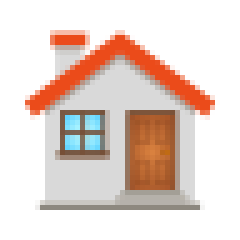
#> input picture assets/images/home.png, 48 x 48 px (shown 5 times larger)
$ python hospitals.py
#> lines starting #> are read from the running program, lines starting #| are printed output that depends on the picture
import random


class Space:
    def __init__(self, height, width, num_hospitals):
        """Create a new state space with given dimensions."""
        self.height = height
        self.width = width
        self.num_hospitals = num_hospitals
        self.houses = set()
        self.hospitals = set()

    def add_house(self, row, col):
        """Add a house at a particular location in state space."""
        self.houses.add((row, col))

    def available_spaces(self):
        """Returns all cells not currently used by a house or hospital."""

        # Consider all possible cells
        candidates = set(
            (row, col)
            for row in range(self.height)
            for col in range(self.width)
        )

        # Remove all houses and hospitals
        for house in self.houses:
            candidates.remove(house)
        for hospital in self.hospitals:
            candidates.remove(hospital)
        return candidates

    def hill_climb(self, maximum=None, image_prefix=None, log=False):
        """Perform hill climbing to find a solution"""
        count = 0

        # Start by initializing hospitals randomly
        self.hospitals = set()
        for i in range(self.num_hospitals):
            self.hospitals.add(random.choice(list(self.available_spaces())))
        if log:
            print("Initial state: cost", self.get_cost(self.hospitals))
        if image_prefix:
            self.output_image(f"{image_prefix}{str(count).zfill(3)}.png")

        # Continue until we reach the maximum number of iterations
        while maximum is None or count < maximum:
            count += 1
            best_neighbors = []
            best_neighbor_cost = None

            # Consider all hospitals to move
            for hospital in self.hospitals:

                # Consider all neighbors for the hospital
                for replacement in self.get_neighbors(*hospital):

                    # Generate a neighboring set of hospitals
                    neighbor = self.hospitals.copy()
                    neighbor.remove(hospital)
                    neighbor.add(replacement)

                    # Check if neighbor is best so far
                    cost = self.get_cost(neighbor)
                    if best_neighbor_cost is None or cost < best_neighbor_cost:
                        best_neighbor_cost = cost
                        best_neighbors = [neighbor]

                    elif best_neighbor_cost == cost:
                        best_neighbors.append(neighbor)

            # None of the neighbors are better than the current state
            if best_neighbor_cost >= self.get_cost(self.hospitals):
                return self.hospitals

            # Move to a highest-value neighbor
            else:
                if log:
                    print(f"Found better neighbor: cost {best_neighbor_cost}")
                self.hospitals = random.choice(best_neighbors)

            # Generate image
            if image_prefix:
                self.output_image(f"{image_prefix}{str(count).zfill(3)}.png")

    def random_restart(self, maximum, image_prefix=None, log=False):
        """Repeats hill-climbing multiple times"""
        best_hospitals = None
        best_cost = None

        # Repeat hill-climbing a fixed number of times
        for i in range(maximum):
            hospitals = self.hill_climb()
            cost = self.get_cost(hospitals)
            if best_cost is None or cost < best_cost:
                best_cost = cost
                best_hospitals = hospitals
                if log:
                    print(f"{i}: Found new best state: cost {cost}")
                else:
                    if log:
                        print(f"{i}: Found state: cost {cost}")

                if image_prefix:
                    self.output_image(f"{image_prefix}{str(i).zfill(3)}.png")

    def get_cost(self, hospitals):

        cost = 0
        for house in self.houses:
            cost += min(
                abs(house[0] - hospital[0]) + abs(house[1] - hospital[1])
                for hospital in hospitals
            )
        return cost

    def get_neighbors(self, row, col):
        candidates = (
            (row - 1, col),
            (row + 1, col),
            (row, col - 1),
            (row, col + 1)
        )

        neighbors = []

        for r, c in candidates:
            if (r, c) in self.houses or (r, c) in self.hospitals:
                continue
            if 0 <= r < self.height and 0 <= c < self.width:
                neighbors.append((r, c))
        return neighbors

    def output_image(self, filename):
        """Generates image with all houses and hospitals"""
        from PIL import Image, ImageDraw, ImageFont
        cell_size = 100
        cell_border = 2
        cost_size = 40
        padding = 10

        # Create a blank canvas
        img = Image.new(
            "RGBA",
            (self.width * cell_size,
             self.height * cell_size + cost_size + padding * 2),
            "white"
        )

        house = Image.open("../assets/images/home.png").resize(
            (cell_size, cell_size)
        )

        hospital = Image.open("../assets/images/hospital.png").resize(
            (cell_size, cell_size)
        )

        font = ImageFont.truetype("../assets/fonts/OpenSans-Regular.ttf", 30)
        draw = ImageDraw.Draw(img)

        for i in range(self.height):
            for j in range(self.width):

                rect = (
                    (j * cell_size + cell_border,
                     i * cell_size + cell_border),
                    ((j + 1) * cell_size - cell_border,
                     (i + 1) * cell_size - cell_border)
                )
                draw.rectangle(rect, fill="black")

                if (i, j) in self.houses:
                    img.paste(house, rect[0], house)
                if (i, j) in self.hospitals:
                    img.paste(hospital, rect[0], hospital)

        draw.rectangle(
            (0, self.height * cell_size, self.width * cell_size,
             self.height * cell_size + cost_size + padding * 2),
            "black"
        )
        draw.text(
            (padding, self.height * cell_size + padding),
            f"Cost: {self.get_cost(self.hospitals)}",
            fill="white",
            font=font
        )

        img.save(filename)


# Create a new space and add houses randomly
s = Space(height=10, width=20, num_hospitals=3)
for i in range(15):
    s.add_house(random.randrange(s.height), random.randrange(s.width))

# Use local search to determine hospital placement
hospitals = s.hill_climb(image_prefix="hospitals", log=True)
#> in output_image, `img = Image.new( "RGBA", (self.width * cell_size, self.height * cell_s..`: img: PIL image 2000x1060 RGBA; every value is 255
#> in output_image, `house = Image.open("../assets/images/home.png").resize( (cell_size, ce..`:
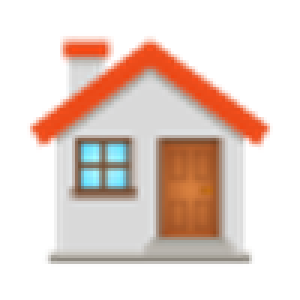
#> house: PIL image 100x100 RGBA (shown 3 times larger); mean R, G, B, A 93.9, 72.1, 63.1, 108.1; transparent parts drawn white
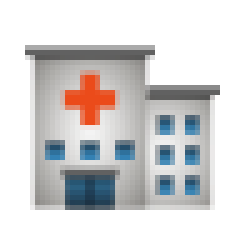
#> input picture assets/images/hospital.png, 48 x 48 px (shown 5 times larger)
#> in output_image, `hospital = Image.open("../assets/images/hospital.png").resize( (cell_s..`:
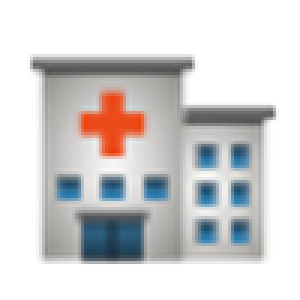
#> hospital: PIL image 100x100 RGBA (shown 3 times larger); mean R, G, B, A 82.5, 81.4, 81.6, 116.3; transparent parts drawn white
#> after the loop in output_image, `for i in range(self.height):`:
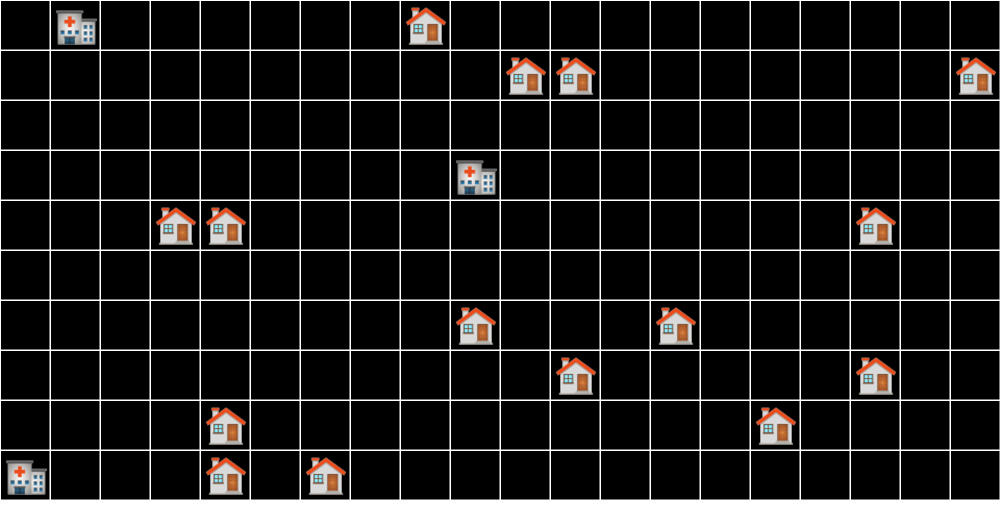
#> img: PIL image 2000x1060 RGBA (shown at 1/2 size); mean R, G, B, A 35.6, 34.4, 33.9, 254.7; transparent parts drawn white
#> in output_image, `img.save(filename)`:
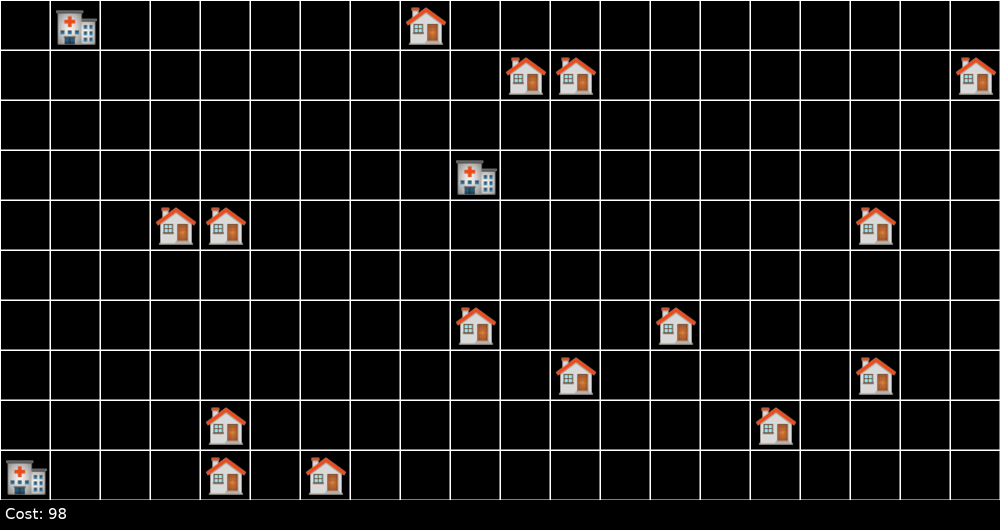
#> saved as hospitals000.png: PIL image 2000x1060 RGBA (shown at 1/2 size); mean R, G, B, A 21.3, 20.1, 19.5, 254.7; transparent parts drawn white
#> the loop in hill_climb, `for hospital in self.hospitals:` made 3 passes
#> hospital on passes 1 to 3: (0, 1), (9, 0), (3, 9)
#> after the loop in hill_climb, `for hospital in self.hospitals:`: best_neighbor_cost = 93; best_neighbors = 1 item
#| Found better neighbor: cost 93
#> in hill_climb, `self.hospitals = random.choice(best_neighbors)`: self.hospitals = 3 items
#> call 2 of output_image, with filename = 'hospitals001.png'
#> in output_image (call 2), `img.save(filename)`:
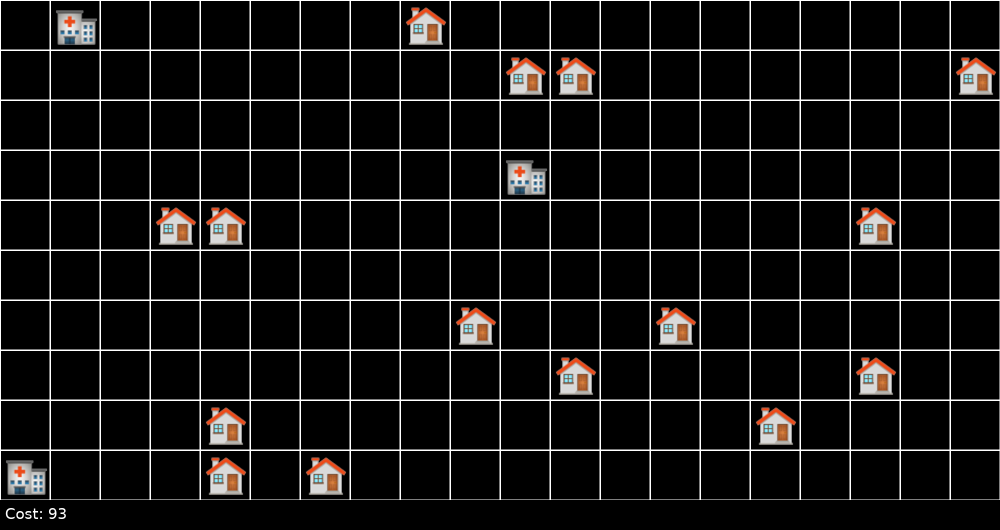
#> saved as hospitals001.png: PIL image 2000x1060 RGBA (shown at 1/2 size); mean R, G, B, A 21.3, 20.1, 19.5, 254.7; transparent parts drawn white
#> hospitals = 3 items
